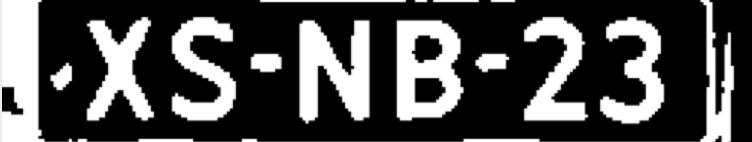
#> input picture 59611711-OCR-extraction/1.png, 752 x 142 px
$ python OCR_extraction.py
#> lines starting #> are read from the running program, lines starting #| are printed output that depends on the picture; after the words box and inside, x2 and y2 are one past the last pixel; in counts of white or black regions, pixels touching at a corner belong together
import cv2
import numpy as np
import pytesseract

pytesseract.pytesseract.tesseract_cmd = r"C:\Program Files\Tesseract-OCR\tesseract.exe"

# Load image, create mask, grayscale, Otsu's threshold
image = cv2.imread('1.png')
#> image is the input picture: shape (142, 752, 3); mean B, G, R 77, 77, 77
mask = np.zeros(image.shape, dtype=np.uint8)
gray = cv2.cvtColor(image, cv2.COLOR_BGR2GRAY)
thresh = cv2.threshold(gray, 0, 255, cv2.THRESH_BINARY + cv2.THRESH_OTSU)[1]
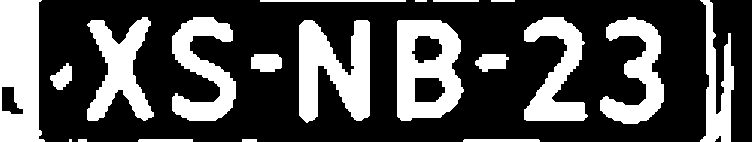
#> thresh: shape (142, 752); 30.7% white; 20 white regions (1 under 20 px)

# Filter for ROI using contour area and aspect ratio
cnts = cv2.findContours(thresh, cv2.RETR_TREE, cv2.CHAIN_APPROX_SIMPLE)
#> cnts = 23 contours, 3 with area under 20; largest, box (x1, y1, x2, y2) and area: (397, 20, 464, 121) 5675, (0, 0, 45, 142) 5388, (299, 20, 370, 123) 4562, (87, 17, 154, 121) 3330, (172, 17, 236, 121) 3283
cnts = cnts[0] if len(cnts) == 2 else cnts[1]
for c in cnts:
    area = cv2.contourArea(c)
    peri = cv2.arcLength(c, True)
    approx = cv2.approxPolyDP(c, 0.05 * peri, True)
    x,y,w,h = cv2.boundingRect(approx)
    aspect_ratio = w / float(h)
    if area > 2000 and aspect_ratio > .5:
        mask[y:y+h, x:x+w] = image[y:y+h, x:x+w]
#> this loop made 23 passes
#> (area, peri, approx, x, y, w, h, aspect_ratio) on passes 1, 2, 3, 6, 8, 9, 11, 17: (151, 154.8, [[463, 140], [539, 141]], 463, 140, 77, 2, 38.5), (28, 32, [[242, 139], [242, 141], [256, 141], [256, 139]], 242, 139, 15, 3, 5), (107.5, 111.4, [[138, 140], [192, 141]], 138, 140, 55, 2, 27.5), (314.5, 85.21, [[68, 63], [50, 76], [57, 89], [71, 80]], 50, 63, 22, 27, 0.815), (444.5, 89.9, [[251, 57], [251, 68], [281, 67], [277, 54]], 251, 54, 31, 15, 2.07), (5675, 318.4, [[398, 20], [397, 116], [440, 117], [460, 40]], 397, 20, 64, 98, 0.653), (639, 108.6, [[414, 39], [438, 38], [442, 53], [418, 63]], 414, 38, 29, 26, 1.12), (2106, 526.2, [[700, 0], [700, 141], [730, 141]], 700, 0, 31, 142, 0.218)
#> (area, peri, x, y, w, h, aspect_ratio) on passes 7, 10, 12, 13, 14, 15: (398.5, 94.73, 475, 54, 34, 18, 1.89), (683.5, 105.6, 414, 77, 32, 26, 1.23), (4561.5, 530.8, 299, 20, 71, 98, 0.724), (3038, 450.6, 600, 17, 61, 107, 0.57), (3120, 444.5, 524, 17, 60, 104, 0.577), (3283, 488.9, 172, 17, 64, 104, 0.615)
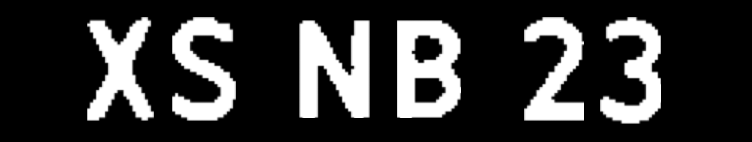
#> mask: shape (142, 752, 3); min 0, max 255, mean 53.2

# Perfrom OCR with Pytesseract
#> (the run stopped early here; a loop or call above may not have finished)
